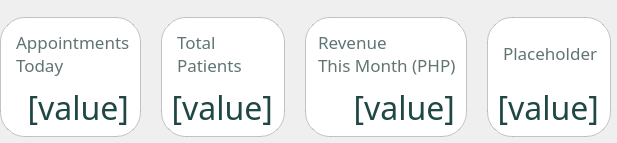
    <widget class="QWidget" name="dashboard_cards" native="true">
     <property name="maximumSize">
      <size>
       <width>16777215</width>
       <height>170</height>
      </size>
     </property>
     <property name="font">
      <font>
       <family>Slate</family>
      </font>
     </property>
     <property name="styleSheet">
      <string notr="true"/>
     </property>
     <layout class="QVBoxLayout" name="verticalLayout_2">
      <property name="spacing">
       <number>6</number>
      </property>
      <property name="leftMargin">
       <number>0</number>
      </property>
      <property name="rightMargin">
       <number>0</number>
      </property>
      <property name="bottomMargin">
       <number>0</number>
      </property>
      <item>
       <widget class="QWidget" name="cards_container" native="true">
        <property name="layoutDirection">
         <enum>Qt::LayoutDirection::LeftToRight</enum>
        </property>
        <property name="styleSheet">
         <string notr="true">#card1, #card2, #card3, #card4 {
	border: 1px solid rgba(100, 100, 100, 90);
	border-radius: 25px;
	background: white;
}

#card1:hover, #card2:hover, #card3:hover, #card4:hover {
	border: 1px solid #367D77;
}

#card1_label, #card2_label, #card3_label, #card4_label {
	color: #607473;
	padding-left: 3px;
	padding-top: -15px; 
}

QPushButton#card1_val, #card2_val, #card3_val, #card4_val {
	color: #1F4744;
	padding-right: 5px;
	background: white;
	text-align: right;
	border: 1px solid white;
	border-radius: 20px;
}


</string>
        </property>
        <layout class="QHBoxLayout" name="card_container">
         <property name="spacing">
          <number>20</number>
         </property>
         <property name="leftMargin">
          <number>0</number>
         </property>
         <property name="topMargin">
          <number>6</number>
         </property>
         <property name="rightMargin">
          <number>6</number>
         </property>
         <property name="bottomMargin">
          <number>6</number>
         </property>
         <item>
          <widget class="QWidget" name="card2" native="true">
           <property name="sizePolicy">
            <sizepolicy hsizetype="Preferred" vsizetype="Preferred">
             <horstretch>0</horstretch>
             <verstretch>0</verstretch>
            </sizepolicy>
           </property>
           <property name="minimumSize">
            <size>
             <width>0</width>
             <height>120</height>
            </size>
           </property>
           <property name="maximumSize">
            <size>
             <width>16777215</width>
             <height>120</height>
            </size>
           </property>
           <layout class="QVBoxLayout" name="verticalLayout_4">
            <property name="spacing">
             <number>6</number>
            </property>
            <property name="topMargin">
             <number>11</number>
            </property>
            <property name="rightMargin">
             <number>6</number>
            </property>
            <property name="bottomMargin">
             <number>6</number>
            </property>
            <item>
             <widget class="QLabel" name="card2_label">
              <property name="font">
               <font>
                <family>Slate Medium</family>
                <pointsize>13</pointsize>
                <bold>false</bold>
               </font>
              </property>
              <property name="text">
               <string>Appointments
Today</string>
              </property>
              <property name="wordWrap">
               <bool>true</bool>
              </property>
             </widget>
            </item>
            <item>
             <widget class="QPushButton" name="card2_val">
              <property name="minimumSize">
               <size>
                <width>0</width>
                <height>45</height>
               </size>
              </property>
              <property name="font">
               <font>
                <family>Slate Medium</family>
                <pointsize>24</pointsize>
                <bold>false</bold>
               </font>
              </property>
              <property name="cursor">
               <cursorShape>PointingHandCursor</cursorShape>
              </property>
              <property name="text">
               <string>[value]</string>
              </property>
              <property name="flat">
               <bool>false</bool>
              </property>
             </widget>
            </item>
           </layout>
          </widget>
         </item>
         <item>
          <widget class="QWidget" name="card1" native="true">
           <property name="sizePolicy">
            <sizepolicy hsizetype="Preferred" vsizetype="Preferred">
             <horstretch>0</horstretch>
             <verstretch>0</verstretch>
            </sizepolicy>
           </property>
           <property name="minimumSize">
            <size>
             <width>0</width>
             <height>120</height>
            </size>
           </property>
           <property name="maximumSize">
            <size>
             <width>16777215</width>
             <height>120</height>
            </size>
           </property>
           <layout class="QVBoxLayout" name="verticalLayout_3">
            <property name="spacing">
             <number>6</number>
            </property>
            <property name="topMargin">
             <number>11</number>
            </property>
            <property name="rightMargin">
             <number>6</number>
            </property>
            <property name="bottomMargin">
             <number>6</number>
            </property>
            <item>
             <widget class="QLabel" name="card1_label">
              <property name="font">
               <font>
                <family>Slate Medium</family>
                <pointsize>13</pointsize>
                <bold>false</bold>
               </font>
              </property>
              <property name="styleSheet">
               <string notr="true"/>
              </property>
              <property name="text">
               <string>Total
Patients</string>
              </property>
              <property name="wordWrap">
               <bool>true</bool>
              </property>
             </widget>
            </item>
            <item>
             <widget class="QPushButton" name="card1_val">
              <property name="minimumSize">
               <size>
                <width>0</width>
                <height>45</height>
               </size>
              </property>
              <property name="font">
               <font>
                <family>Slate Medium</family>
                <pointsize>24</pointsize>
                <bold>false</bold>
               </font>
              </property>
              <property name="cursor">
               <cursorShape>PointingHandCursor</cursorShape>
              </property>
              <property name="layoutDirection">
               <enum>Qt::LayoutDirection::LeftToRight</enum>
              </property>
              <property name="styleSheet">
               <string notr="true"/>
              </property>
              <property name="text">
               <string>[value]</string>
              </property>
              <property name="iconSize">
               <size>
                <width>31</width>
                <height>31</height>
               </size>
              </property>
              <property name="flat">
               <bool>false</bool>
              </property>
             </widget>
            </item>
           </layout>
          </widget>
         </item>
         <item>
          <widget class="QWidget" name="card3" native="true">
           <property name="sizePolicy">
            <sizepolicy hsizetype="Preferred" vsizetype="Preferred">
             <horstretch>0</horstretch>
             <verstretch>0</verstretch>
            </sizepolicy>
           </property>
           <property name="minimumSize">
            <size>
             <width>0</width>
             <height>120</height>
            </size>
           </property>
           <property name="maximumSize">
            <size>
             <width>16777215</width>
             <height>120</height>
            </size>
           </property>
           <layout class="QVBoxLayout" name="verticalLayout_5">
            <property name="spacing">
             <number>6</number>
            </property>
            <property name="leftMargin">
             <number>6</number>
            </property>
            <property name="topMargin">
             <number>11</number>
            </property>
            <property name="rightMargin">
             <number>6</number>
            </property>
            <property name="bottomMargin">
             <number>6</number>
            </property>
            <item>
             <widget class="QLabel" name="card3_label">
              <property name="font">
               <font>
                <family>Slate Medium</family>
                <pointsize>13</pointsize>
                <bold>false</bold>
               </font>
              </property>
              <property name="text">
               <string>Revenue
This Month (PHP)</string>
              </property>
              <property name="wordWrap">
               <bool>true</bool>
              </property>
             </widget>
            </item>
            <item>
             <widget class="QPushButton" name="card3_val">
              <property name="minimumSize">
               <size>
                <width>0</width>
                <height>45</height>
               </size>
              </property>
              <property name="font">
               <font>
                <family>Slate Medium</family>
                <pointsize>24</pointsize>
                <bold>false</bold>
               </font>
              </property>
              <property name="cursor">
               <cursorShape>PointingHandCursor</cursorShape>
              </property>
              <property name="text">
               <string>[value]</string>
              </property>
              <property name="flat">
               <bool>false</bool>
              </property>
             </widget>
            </item>
           </layout>
          </widget>
         </item>
         <item>
          <widget class="QWidget" name="card4" native="true">
           <property name="sizePolicy">
            <sizepolicy hsizetype="Preferred" vsizetype="Preferred">
             <horstretch>0</horstretch>
             <verstretch>0</verstretch>
            </sizepolicy>
           </property>
           <property name="minimumSize">
            <size>
             <width>0</width>
             <height>120</height>
            </size>
           </property>
           <property name="maximumSize">
            <size>
             <width>16777215</width>
             <height>120</height>
            </size>
           </property>
           <property name="styleSheet">
            <string notr="true"/>
           </property>
           <layout class="QVBoxLayout" name="verticalLayout_6">
            <property name="spacing">
             <number>6</number>
            </property>
            <property name="topMargin">
             <number>11</number>
            </property>
            <property name="rightMargin">
             <number>6</number>
            </property>
            <property name="bottomMargin">
             <number>6</number>
            </property>
            <item>
             <widget class="QLabel" name="card4_label">
              <property name="font">
               <font>
                <family>Slate Medium</family>
                <pointsize>13</pointsize>
                <bold>false</bold>
               </font>
              </property>
              <property name="text">
               <string>Placeholder</string>
              </property>
              <property name="wordWrap">
               <bool>true</bool>
              </property>
             </widget>
            </item>
            <item>
             <widget class="QPushButton" name="card4_val">
              <property name="minimumSize">
               <size>
                <width>0</width>
                <height>45</height>
               </size>
              </property>
              <property name="font">
               <font>
                <family>Slate Medium</family>
                <pointsize>24</pointsize>
                <bold>false</bold>
               </font>
              </property>
              <property name="cursor">
               <cursorShape>PointingHandCursor</cursorShape>
              </property>
              <property name="text">
               <string>[value]</string>
              </property>
              <property name="default">
               <bool>false</bool>
              </property>
              <property name="flat">
               <bool>false</bool>
              </property>
             </widget>
            </item>
           </layout>
          </widget>
         </item>
        </layout>
       </widget>
      </item>
     </layout>
    </widget>
